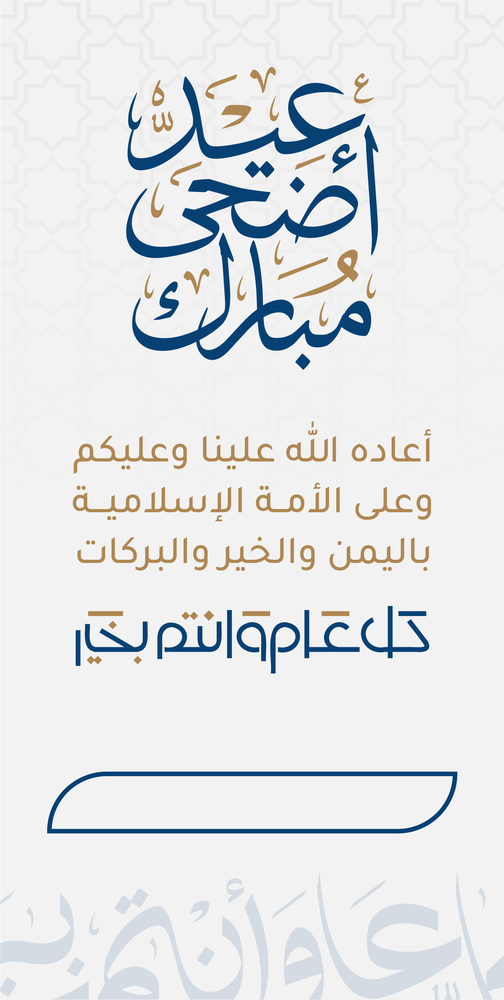
#> input picture designs/design_1.png, 504 x 1000 px, shrunk from 1112 x 2208 before the run
$ python img.py   (older library calls are emulated)
#> lines starting #> are read from the running program, lines starting #| are printed output that depends on the picture
import cv2
import io
import os
import numpy as np
import base64
from PIL import Image, ImageDraw, ImageFont

# [5 lines left out: function hex_to_rgb, not called in this run]

class Img:
    def __init__(self,arg:str or bytes) -> None:
        if os.path.isfile(arg):
            self.file_path = arg
            with open(self.file_path,'rb') as f:
                self.image_data = f.read()
        else:
            self.file_path = None
            self.image_data = arg

    # [78 lines left out: functions get_point_location, write_text_on_image, not called in this run]

    def to_greyscale(self):
        '''returns greyscale image buffer'''
        np_array = np.frombuffer(self.image_data, dtype=np.uint8)
        image = cv2.imdecode(np_array,cv2.IMREAD_COLOR) #? reading image
#> image is the input picture: shape (1000, 504, 3); mean B, G, R 231.2, 229.6, 227.5
        grey_image = cv2.cvtColor(image,cv2.COLOR_BGR2GRAY)
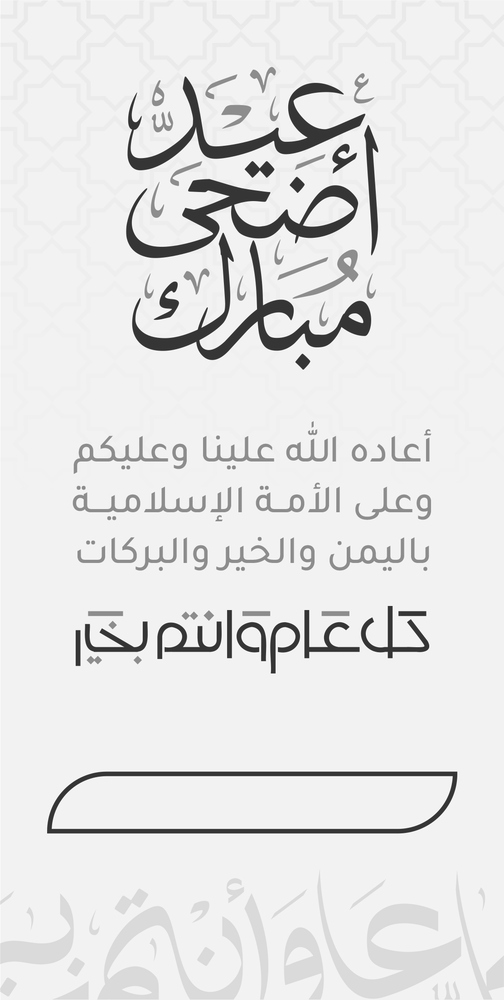
#> grey_image: shape (1000, 504); min 32, max 255, mean 229.2
        return_value,buffer = cv2.imencode('.jpg',grey_image)
        return buffer

    # [4 lines left out: function to_base64, not called in this run]


if __name__ == '__main__':
    with open('./designs/design_1.png' , 'rb') as f:
        image = f.read()
    image_data = Img(image).to_greyscale()
    with open('./image.png','wb') as f :
        f.write(image_data)

$ run again, with designs/design_10.png copied over designs/design_1.png
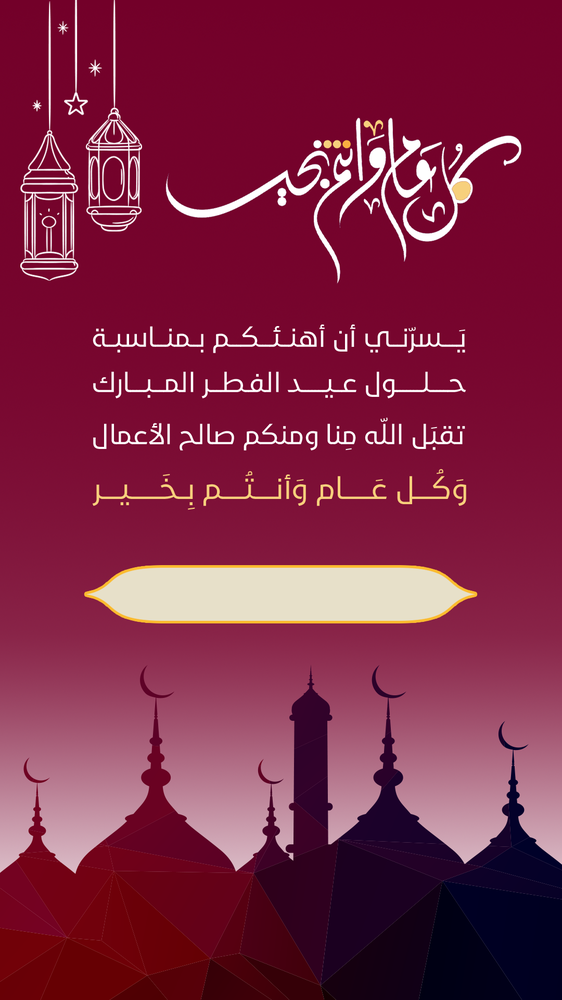
#> input picture designs/design_10.png, 562 x 1000 px, shrunk from 1080 x 1920 before the run
#> in to_greyscale, image is the input picture: shape (1000, 562, 3); mean B, G, R 68.3, 37.9, 126.5
#> in to_greyscale, `grey_image = cv2.cvtColor(image,cv2.COLOR_BGR2GRAY)`:
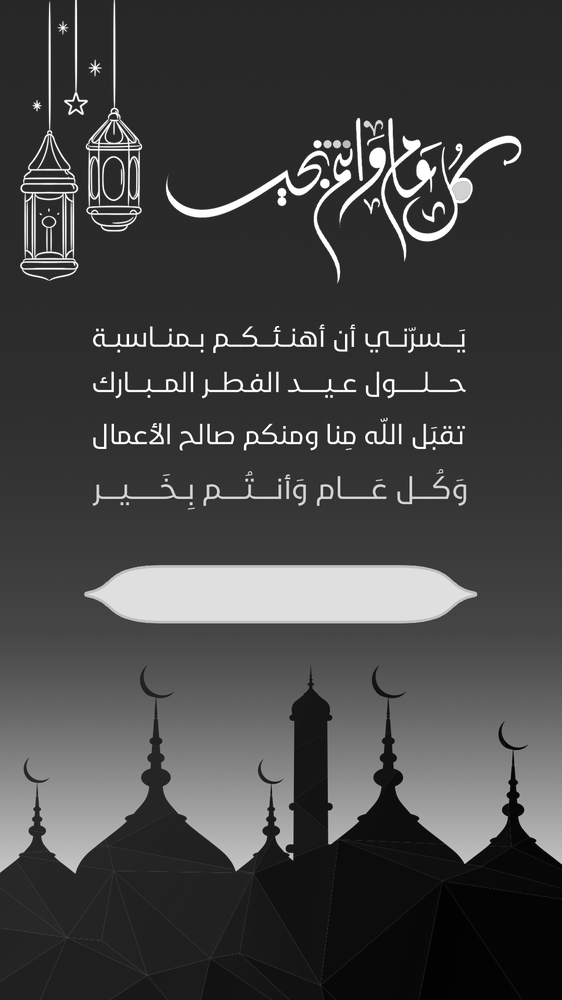
#> grey_image: shape (1000, 562); min 2, max 255, mean 67.9

$ run again, with designs/design_2.png copied over designs/design_1.png
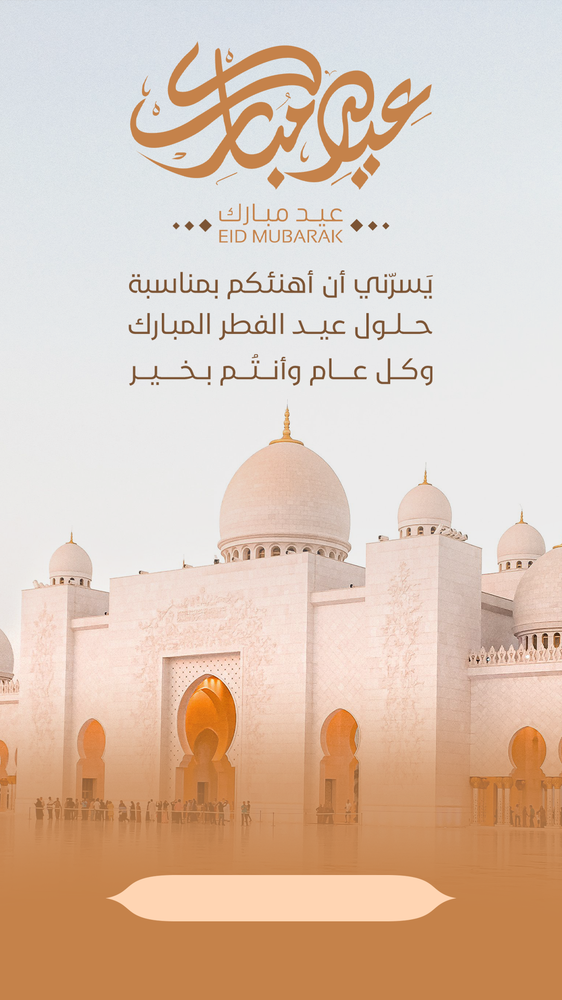
#> input picture designs/design_2.png, 562 x 1000 px, shrunk from 1080 x 1920 before the run
#> in to_greyscale, image is the input picture: shape (1000, 562, 3); mean B, G, R 180.6, 197.8, 220.9
#> in to_greyscale, `grey_image = cv2.cvtColor(image,cv2.COLOR_BGR2GRAY)`:
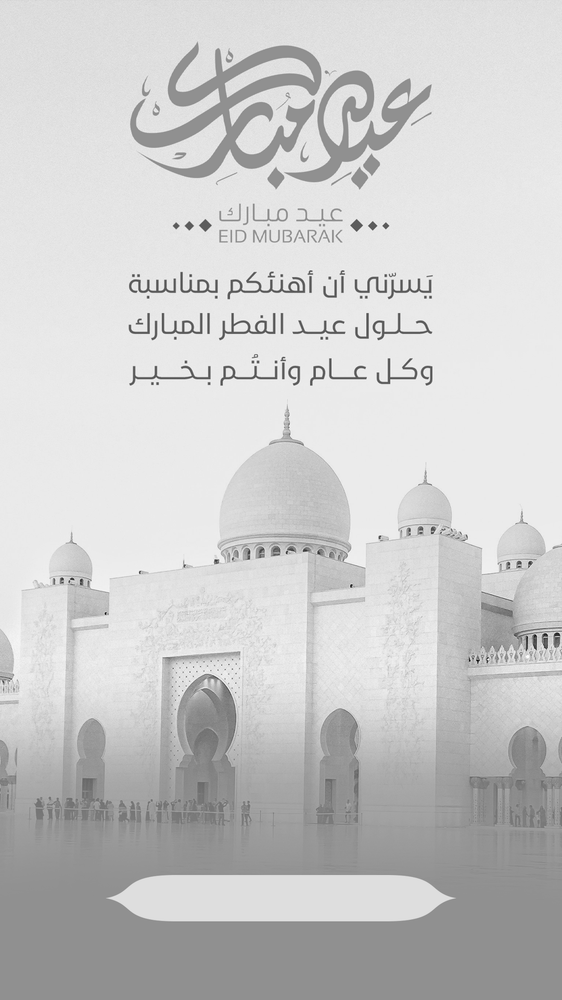
#> grey_image: shape (1000, 562); min 4, max 255, mean 202.7

$ run again, with designs/design_3.png copied over designs/design_1.png
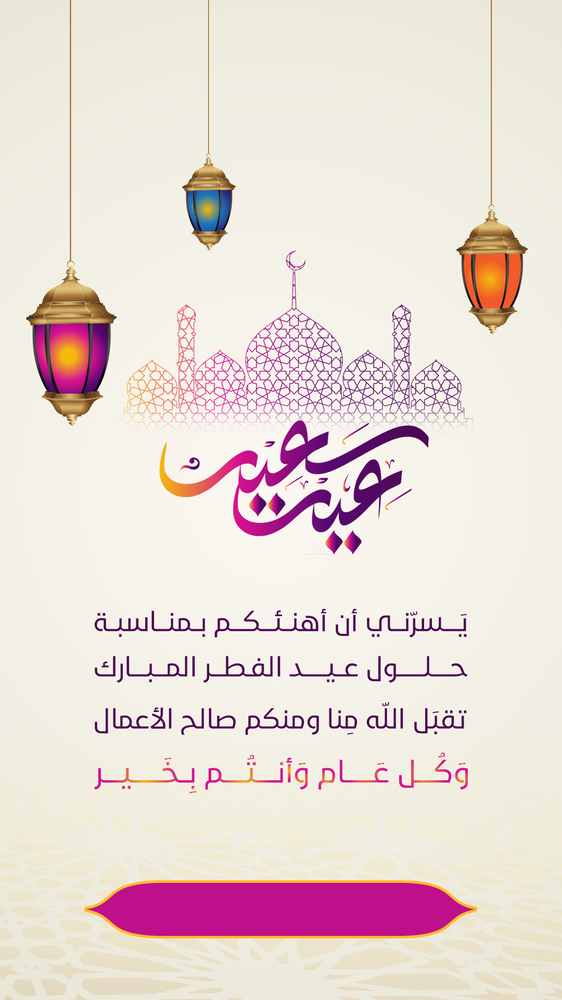
#> input picture designs/design_3.png, 562 x 1000 px, shrunk from 1080 x 1920 before the run
#> in to_greyscale, image is the input picture: shape (1000, 562, 3); mean B, G, R 214.3, 219.5, 233.6
#> in to_greyscale, `grey_image = cv2.cvtColor(image,cv2.COLOR_BGR2GRAY)`:
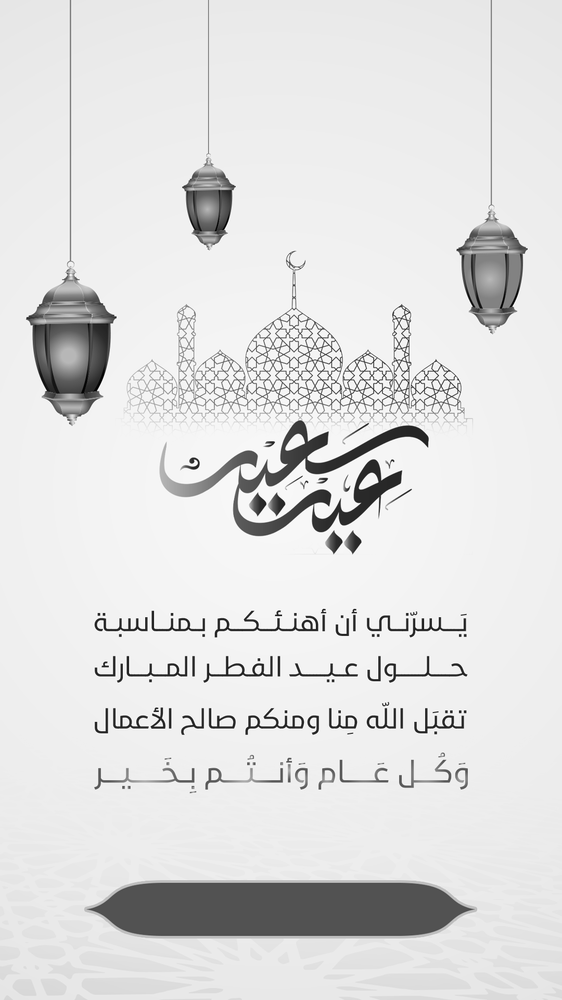
#> grey_image: shape (1000, 562); min 0, max 255, mean 223.1
